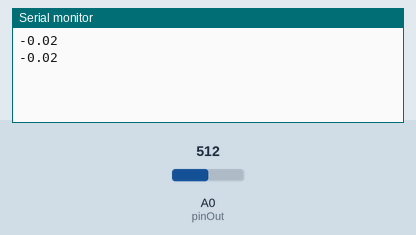
Recording of a sketch running on a simulated Arduino Uno, built with avr-gcc and run on an emulated ATmega328P. Parts: the last lines printed to the serial monitor. The inputs (shaded band) are chosen by the test bench; at power-on: A0 (pinOut) = 512.

Above: at 1.8 s.
1.9 s: A0 (pinOut) set to 716
At 2.7 s:
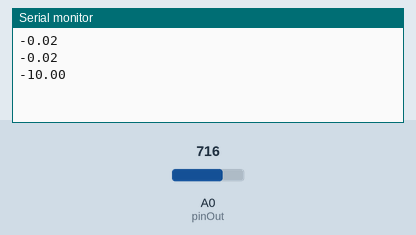
3.4 s: A0 (pinOut) set to 900
At 4.8 s:
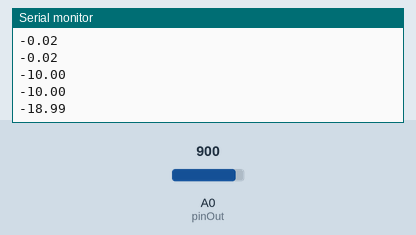
Timing chart, 0 to 6.4 s (numbered marks = the images above; inputs shaded):
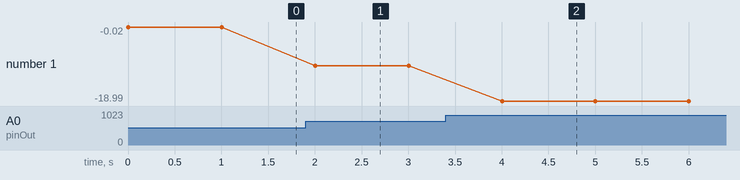

The sketch:

CourantSensor.ino
```cpp
/**
 * test Capteur de Courant
 * author : bassirou ngom
 * product : Current Sensor ACS711 20A
 */

const int pinOut = A0;
const int sensibilite = 100; //mmv/A
int offset = 2500.0;


void setup() {
  // put your setup code here, to run once:
  Serial.begin(9600);

}

void loop() {
  // put your main code here, to run repeatedly:
Serial.println(getCurrentValue());
  delay(1000);

}


float getCurrentValue(){

    float lu = analogRead(pinOut);
    float voltage = lu*(5000.0/1023.0); // + 15;
    float y = offset-voltage; //en mV

    float value = y/sensibilite;

    return value;

}
```

Measured:
- after the input at 1.9 s, the serial monitor: prints a new line after 0.10 s (image 1)
- after the input at 3.4 s, the serial monitor: prints a new line after 0.60 s (image 2)
- plotted number 1: -0.02 → -10 after the input at 1.9 s, -10 → -18.99 after the input at 3.4 s
